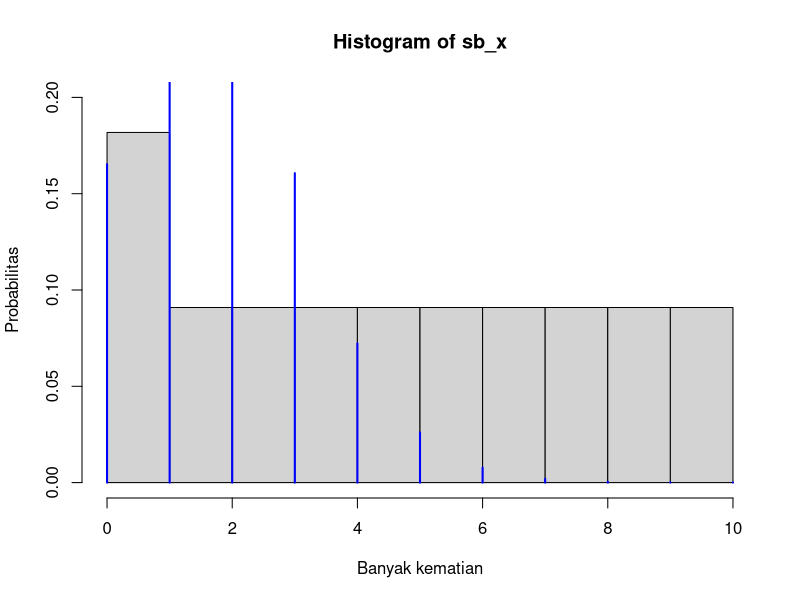

Recreate this plot in R.
t <- 20           # waktu 20 tahun
lambda <- 1.8     # jumlah kematian karena kanker tulang dalam t

# b. Ada 4 kematian akibat kanker tulang yang dilaporkan di kalangan pekerja pabrik ban, apakah-
# itu peristiwa yang tidak biasa? Hitung probabilitas berdasarkan distribusi yang telah dipilih.

prob_4 <- dpois(4, lambda=lambda)
prob_4
# keluaran hasil = 0.07230173

# probabilitas cukup rendah, namun untuk menentukan biasa atau tidak, itu harus melibatkan faktor lain


# c. Berapa peluang paling banyak 4 kematian akibat kanker tulang?

# hitung dan jumlahkan probabilitas kematian akibat kanker tulang paling banyak 4
prob_0 <- dpois(0, lambda=lambda)
prob_1 <- dpois(1, lambda=lambda)
prob_2 <- dpois(2, lambda=lambda)
prob_3 <- dpois(3, lambda=lambda)
prob_maks_4 <- prob_0 + prob_1 + prob_2 + prob_3 + prob_4
prob_maks_4
# keluaran hasil = 0.9635933


# d. Berapa peluang lebih dari 4 kematian akibat kanker tulang?

# kurangi probabilitas total dengan probabilitas paling banyak 4
prob_lbh_dr_4 <- 1 - prob_maks_4
prob_lbh_dr_4
# keluaran hasil = 0.03640666


# e. Berdasarkan distribusi yang telah dipilih, berapakah nilai harapan dan standar-
# deviasi banyak kematian akibat kanker tulang untuk pekerja pabrik ban?

# nilai harapan
ekspektasi <- lambda
ekspektasi
# keluaran hasil = 1.8

# simpangan baku
stan_dev <- sqrt(lambda)
stan_dev
# keluaran hasil = 1.341641


# f. Gambarkan histogram pendistribusian banyak banyak-
# kematian akibat kanker tulang untuk pekerja pabrik ban.

# buat vektor untuk sumbu x
sb_x <- seq(0, 10, by=1)

# hitung probabilitas untuk tiap kematian
dist_prob <- dpois(sb_x, lambda=lambda)

# gambar histogram
hist(sb_x, breaks=11, freq=FALSE, ylim=c(0,0.2), xlab="Banyak kematian", ylab="Probabilitas")
lines(sb_x, dist_prob, type="h", lwd=2, col="blue")


# g. Gunakan simulasi untuk memeriksa hasil sebelumnya.

set.seed(123)
jml_sim <- 100

# hitung probabilitas hasil simulasi
hasil_sim <- mean(rpois(jml_sim, lambda) > 4)
hasil_sim
# keluaran hasil = 0.02